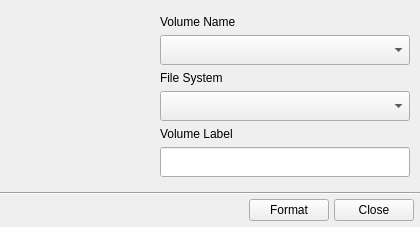
<?xml version="1.0" encoding="UTF-8"?>
<ui version="4.0">
 <class>QuickFormat</class>
 <widget class="QWidget" name="QuickFormat">
  <property name="geometry">
   <rect>
    <x>0</x>
    <y>0</y>
    <width>420</width>
    <height>227</height>
   </rect>
  </property>
  <property name="sizePolicy">
   <sizepolicy hsizetype="Preferred" vsizetype="Preferred">
    <horstretch>0</horstretch>
    <verstretch>0</verstretch>
   </sizepolicy>
  </property>
  <property name="minimumSize">
   <size>
    <width>420</width>
    <height>227</height>
   </size>
  </property>
  <property name="maximumSize">
   <size>
    <width>420</width>
    <height>227</height>
   </size>
  </property>
  <property name="windowTitle">
   <string>Quick Format</string>
  </property>
  <property name="windowIcon">
   <iconset resource="../data/images.qrc">
    <normaloff>:/images/images/draw-eraser.png</normaloff>:/images/images/draw-eraser.png</iconset>
  </property>
  <property name="styleSheet">
   <string notr="true"/>
  </property>
  <layout class="QGridLayout" name="gridLayout_3">
   <property name="margin">
    <number>0</number>
   </property>
   <property name="spacing">
    <number>0</number>
   </property>
   <item row="1" column="0">
    <widget class="Line" name="line_3">
     <property name="orientation">
      <enum>Qt::Horizontal</enum>
     </property>
    </widget>
   </item>
   <item row="2" column="0">
    <layout class="QHBoxLayout" name="horizontalLayout">
     <property name="spacing">
      <number>5</number>
     </property>
     <property name="leftMargin">
      <number>4</number>
     </property>
     <property name="topMargin">
      <number>4</number>
     </property>
     <property name="rightMargin">
      <number>6</number>
     </property>
     <property name="bottomMargin">
      <number>6</number>
     </property>
     <item>
      <spacer name="horizontalSpacer">
       <property name="orientation">
        <enum>Qt::Horizontal</enum>
       </property>
       <property name="sizeHint" stdset="0">
        <size>
         <width>40</width>
         <height>20</height>
        </size>
       </property>
      </spacer>
     </item>
     <item>
      <widget class="QPushButton" name="btn_format">
       <property name="text">
        <string>Format</string>
       </property>
       <property name="icon">
        <iconset resource="../data/images.qrc">
         <normaloff>:/images/images/draw-eraser.png</normaloff>:/images/images/draw-eraser.png</iconset>
       </property>
      </widget>
     </item>
     <item>
      <widget class="QPushButton" name="btn_cancel">
       <property name="text">
        <string>Close</string>
       </property>
       <property name="icon">
        <iconset resource="../data/images.qrc">
         <normaloff>:/images/images/dialog-close.png</normaloff>:/images/images/dialog-close.png</iconset>
       </property>
      </widget>
     </item>
    </layout>
   </item>
   <item row="0" column="0">
    <widget class="QFrame" name="grpNonArgs">
     <property name="font">
      <font>
       <weight>75</weight>
       <bold>true</bold>
      </font>
     </property>
     <layout class="QGridLayout" name="gridLayout_2">
      <property name="leftMargin">
       <number>16</number>
      </property>
      <property name="topMargin">
       <number>8</number>
      </property>
      <property name="rightMargin">
       <number>10</number>
      </property>
      <property name="bottomMargin">
       <number>8</number>
      </property>
      <property name="horizontalSpacing">
       <number>16</number>
      </property>
      <property name="verticalSpacing">
       <number>6</number>
      </property>
      <item row="0" column="0">
       <widget class="QLabel" name="icon">
        <property name="sizePolicy">
         <sizepolicy hsizetype="Fixed" vsizetype="Fixed">
          <horstretch>128</horstretch>
          <verstretch>128</verstretch>
         </sizepolicy>
        </property>
        <property name="minimumSize">
         <size>
          <width>128</width>
          <height>128</height>
         </size>
        </property>
        <property name="maximumSize">
         <size>
          <width>16777215</width>
          <height>16777215</height>
         </size>
        </property>
        <property name="styleSheet">
         <string notr="true"/>
        </property>
        <property name="text">
         <string/>
        </property>
        <property name="pixmap">
         <pixmap resource="../data/images.qrc">:/images/images/drive-removable-media-usb.png</pixmap>
        </property>
        <property name="alignment">
         <set>Qt::AlignCenter</set>
        </property>
       </widget>
      </item>
      <item row="0" column="1">
       <widget class="QFrame" name="frame_3">
        <property name="lineWidth">
         <number>0</number>
        </property>
        <layout class="QGridLayout" name="gridLayout">
         <property name="horizontalSpacing">
          <number>0</number>
         </property>
         <property name="verticalSpacing">
          <number>6</number>
         </property>
         <property name="margin">
          <number>0</number>
         </property>
         <item row="5" column="1">
          <widget class="QLineEdit" name="volumeLabel">
           <property name="sizePolicy">
            <sizepolicy hsizetype="Expanding" vsizetype="Fixed">
             <horstretch>0</horstretch>
             <verstretch>0</verstretch>
            </sizepolicy>
           </property>
           <property name="minimumSize">
            <size>
             <width>0</width>
             <height>30</height>
            </size>
           </property>
           <property name="maximumSize">
            <size>
             <width>16777215</width>
             <height>30</height>
            </size>
           </property>
           <property name="font">
            <font>
             <weight>50</weight>
             <bold>false</bold>
            </font>
           </property>
          </widget>
         </item>
         <item row="0" column="1">
          <widget class="QLabel" name="label_2">
           <property name="minimumSize">
            <size>
             <width>250</width>
             <height>0</height>
            </size>
           </property>
           <property name="font">
            <font>
             <weight>50</weight>
             <bold>false</bold>
            </font>
           </property>
           <property name="text">
            <string>Volume Name</string>
           </property>
          </widget>
         </item>
         <item row="3" column="1">
          <widget class="QComboBox" name="fileSystem">
           <property name="sizePolicy">
            <sizepolicy hsizetype="Preferred" vsizetype="Fixed">
             <horstretch>0</horstretch>
             <verstretch>0</verstretch>
            </sizepolicy>
           </property>
           <property name="minimumSize">
            <size>
             <width>113</width>
             <height>30</height>
            </size>
           </property>
           <property name="maximumSize">
            <size>
             <width>16777215</width>
             <height>30</height>
            </size>
           </property>
           <property name="font">
            <font>
             <weight>50</weight>
             <bold>false</bold>
            </font>
           </property>
          </widget>
         </item>
         <item row="1" column="1">
          <widget class="QComboBox" name="volumeName">
           <property name="sizePolicy">
            <sizepolicy hsizetype="Expanding" vsizetype="Fixed">
             <horstretch>0</horstretch>
             <verstretch>0</verstretch>
            </sizepolicy>
           </property>
           <property name="minimumSize">
            <size>
             <width>113</width>
             <height>30</height>
            </size>
           </property>
           <property name="maximumSize">
            <size>
             <width>16777215</width>
             <height>30</height>
            </size>
           </property>
           <property name="font">
            <font>
             <weight>50</weight>
             <bold>false</bold>
            </font>
           </property>
           <property name="sizeAdjustPolicy">
            <enum>QComboBox::AdjustToMinimumContentsLength</enum>
           </property>
           <property name="minimumContentsLength">
            <number>0</number>
           </property>
           <property name="iconSize">
            <size>
             <width>32</width>
             <height>32</height>
            </size>
           </property>
           <property name="frame">
            <bool>true</bool>
           </property>
           <property name="modelColumn">
            <number>0</number>
           </property>
          </widget>
         </item>
         <item row="2" column="1">
          <widget class="QLabel" name="label_3">
           <property name="font">
            <font>
             <weight>50</weight>
             <bold>false</bold>
            </font>
           </property>
           <property name="text">
            <string>File System</string>
           </property>
          </widget>
         </item>
         <item row="4" column="1">
          <widget class="QLabel" name="label_4">
           <property name="font">
            <font>
             <weight>50</weight>
             <bold>false</bold>
            </font>
           </property>
           <property name="text">
            <string>Volume Label</string>
           </property>
          </widget>
         </item>
        </layout>
       </widget>
      </item>
     </layout>
    </widget>
   </item>
  </layout>
 </widget>
 <resources>
  <include location="../data/images.qrc"/>
 </resources>
 <connections/>
</ui>
